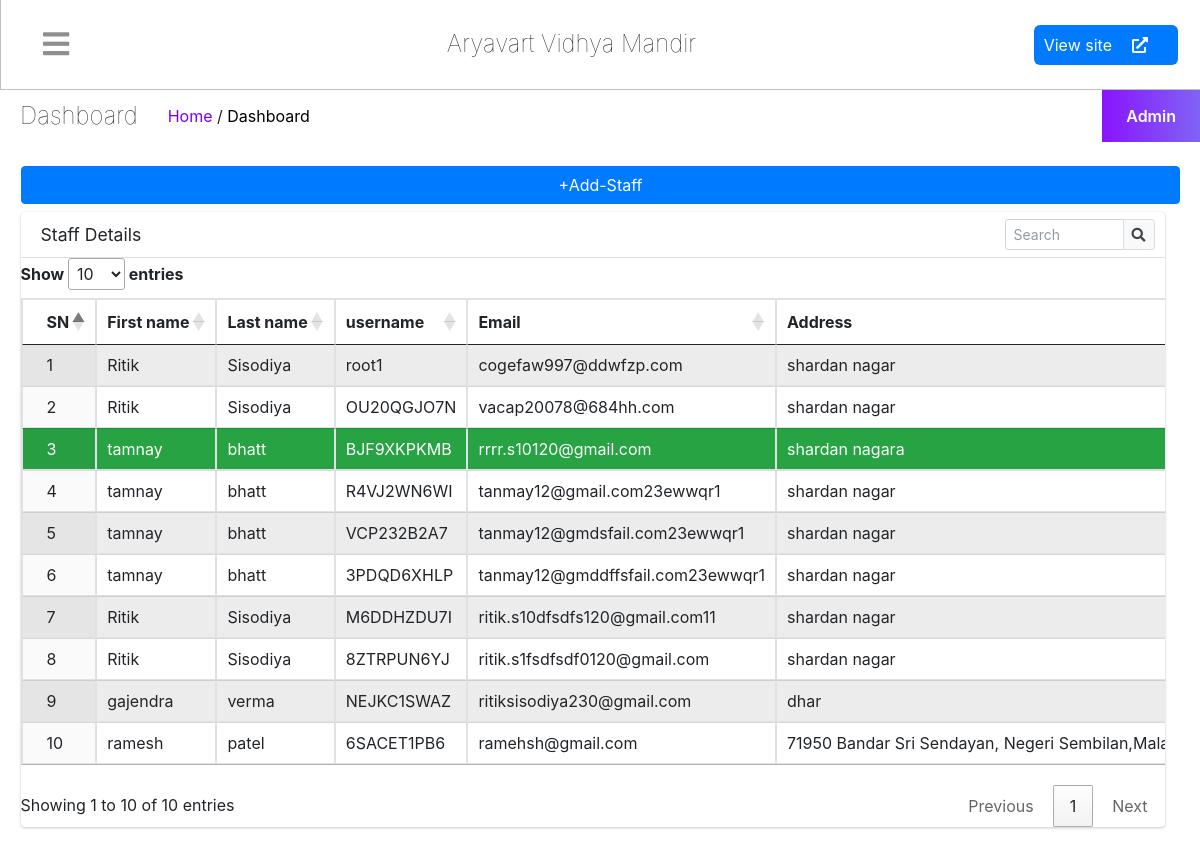
The page /staff/staff/ (signed in) on the database its author committed.
### schoolmain/models.py (models this page shows)
class schoolifo(models.Model):
    icon = models.ImageField(upload_to = 'schoolinfo')
    name = models.CharField(max_length=500)
    address = models.CharField(max_length=500)
    phone = models.CharField(max_length=15)
    phone2 = models.CharField(max_length=15)
    email = models.CharField(max_length=25)

### staff/models.py (models this page shows, shortened)
class staffregister(models.Model):
    user  = models.ForeignKey(User,on_delete=models.CASCADE)
    subject  = models.CharField(max_length = 10)
    phone  = models.CharField(max_length = 30 )
    address = models.CharField(max_length=100)
    permanent_address = models.CharField(max_length=100)
    status = models.BooleanField(default=False)
    phonestatus = models.BooleanField(default=False)

### staff/views.py (the view, shortened to what this page needs)
# urls.py: path('staff/',views.users,name='managestaff'),
def users(request):
    if request.user.is_superuser:
        form = userRegister()
        form1 = StaffRegister()
        users = staffregister.objects.all()
        return render(request,'staff/users.html',{'users':users,'forms':[form,form1]})
    return redirect('staff')

### myapp/context_processors.py (called while the page is built)
def alltimefunc(request):
    info = schoolifo.objects.all()[0]
    return {'schoolinfo':info}

### myapp/views.py (called while the page is built)
def checkuser(request):
    user= None
    userob= None
    if staffregister.objects.filter(user = request.user.id).exists():
        userob = staffregister.objects.filter(user = request.user.id)[0]
        user = 'staff'
    if studentregister.objects.filter(user = request.user.id).exists():
        userob = studentregister.objects.filter(user = request.user.id)[0]
        user = 'student'
    if user is None and userob is None:
        logout(request)
        return redirect('index')
    return [user,userob]

### staff/templates/staff/users.html (shortened to what this page needs)
{% extends 'staff/basic.html' %}
{% block table %}
<div class="row">
<button type="button" class="btn btn-primary float-right m-2" data-toggle="modal" data-target="#exampleModal"
    data-backdrop='static' data-keyboard='false'>
    +Add-Staff
</button>
</div>
{% if users %}
<div class="row">
    <div class="col-md-12">
        <div class="card">
            <div class="card-header">
                <h3 class="card-title">Staff Details</h3>
                <div class="card-tools">
                <div class="input-group input-group-sm" style="width: 150px;">
                    <input type="text" name="table_search" class="form-control float-right" placeholder="Search">
                    <div class="input-group-append">
                    <button type="submit" class="btn btn-default"><i class="fas fa-search"></i></button>
                    </div>
                </div>
                </div>
            </div>
            <div class="card-body table-responsive p-0">
                <table class="display table table-striped table-bordered dataTable my-3 text-nowrap">
                <thead>
                    <tr>
                        <th>SN</th>
                        <th>First name</th>
                        <th>Last name</th>
                        <th>username</th>
                        <th>Email</th>
                        <th>Address</th>
                                </tr>
                </thead>
                <tbody>
                    {% for row in users %}
                    <tr class="{% if user.username == row.user.username %}bg-success{% endif %}">
                        <td>{{forloop.counter}}</td>
                        <td>{{row.user.first_name}}</td>
                        <td>{{row.user.last_name}}</td>
                        <td class="">{{row.user.username}}</td>
                        <td>{{row.user.email}}</td>
                        <td>{{row.address}}</td>
                                </tr>
                    {% endfor %}
                </tbody>
                </table>
            </div>
            </div>
    </div>
</div>
{% endif %}
{% endblock %}

### staff/templates/staff/basic.html (shortened to what this page needs)
<!DOCTYPE html>
<html lang="en">
{% load static %}
<head>
    <link rel="stylesheet" href="https://cdnjs.cloudflare.com/ajax/libs/font-awesome/5.15.3/css/all.min.css"
 />
    <link href="https://cdn.jsdelivr.net/npm/bootstrap@5.0.2/dist/css/bootstrap.min.css" rel="stylesheet"
>
    <link rel="stylesheet" href="{% static 'dashboard/css/dashboard.css' %}">
  <link rel="stylesheet" href="/static/dist/css/adminlte.min.css">
<link rel="stylesheet" type="text/css" href="https://cdn.datatables.net/1.11.1/css/jquery.dataTables.css">
</head>
<body>
    <div class="{% if request.session.nav %}{{request.session.nav}}{% else %}main{% endif %}" id="mainsidebar">
       {% include 'staff/sidebar_template.html' with user=user id=id %}
        <div class="main-display">
            <div class="main-child">
                <div class="controls">
                    <div class="toggler"  onclick = "Updatenav(this)">
                        <i class="toggler-ico"></i>
                    </div>
                    <div class="second"><div class="left"><h3>{{schoolinfo.name}}</h3></div></div>
                    <div class="right">
                        <div class="view-site">
                            <a href="{% url 'index' %}">View site <i class="fa fa-external-link-alt"></i></a>
                        </div>
                    </div>
                </div>
                <div class="second">
                    <div class="left">
                        <h3>Dashboard</h3>
                        <div class="location"><a href="#"><span>Home</span></a> / <a href="#">Dashboard</a> </div>
                    </div>
                    <div class="right">
                        <div class="admin-settings">
                            <a href="#">Admin</a>
                        </div>
                    </div>
                </div>
                <div class="third mx-3 my-3">
                  <div class="row">
                {% block table %}
                {% endblock %}
                </div>
                </div>
                </div>
            </div>
        </div>
    <link rel="stylesheet" type="text/css" href="https://cdn.datatables.net/1.11.1/css/jquery.dataTables.css">
</body>
</html>

### myapp/static/dashboard/css/dashboard.css (style rules this page uses)
* { margin: 0; padding: 0; box-sizing: border-box; }
a { text-decoration: none!important; }
html, body { overflow: hidden; }
.main { display: flex; overflow-y: hidden; }
.main-display { height: 100vh; }
.main-display .main-child { position: fixed; width: 100%; transition: 0.4s; height: 100%; }
.main-display .controls .toggler-ico::before { font-family: "Font Awesome 5 Free"; font-weight: 900; content: "\f0c9"; font-style: normal; }
.main-display .controls .toggler { cursor: pointer; transition: 0.4s; }
.main-display .main-child .controls { display: flex; width: 100%; padding: 22px; justify-content: space-between; border-bottom: 1px solid #00000040; border-left: 1px solid #00000040; }
.main-display .main-child .controls i { font-size: 30px; margin: 0 20px; color: #00000070; }
.main-display .main-child .controls .right { display: flex; }
.main-display .main-child .controls .view-site { display: flex; align-items: center; }
.main-display .main-child .controls .view-site a { background: #007bff; color: #fff; font-size: 16px; height: 30px; display: flex; justify-content: space-around; align-items: center; padding: 20px 10px; text-decoration: none; border-radius: 6px; }
.main-display .main-child .controls .view-site a i { color: #fff; font-size: 16px; }
.main-display .main-child .controls .full-screen, .main-display .main-child .controls .toggler { justify-content: center; align-items: center; display: flex; }
.main-display .second { display: flex; justify-content: space-between; }
.main-display .second h3 { font-size: 24px; font-weight: lighter; margin: 0; }
.main-display .second .left { display: flex; justify-content: center; align-items: center; line-height: 25px; padding-left: 20px; }
.main-display .second .left .location { line-height: 25px; margin-left: 30px; }
.main-display .second .location a { color: #000; }
.main-display .second .location a span { color: #7801ff; }
.main-display .second .right .admin-settings { padding: 14px 24px; z-index: 99; }
.main-display .second .right .admin-settings { position: relative; }
.main-display .second .right .admin-settings { display: block; background: linear-gradient(to right, #8914fe 0%, #8063f5 100%); }
.main-display .second .right a { display: block; font-weight: 600; color: #fff; }
.main-child { overflow-y: scroll; }
.table-responsive { display: block; width: 100%; overflow-x: auto; }
.table { width: 100%; max-width: 100%; margin-bottom: 1rem; background-color: transparent; }
.table-striped tbody tr:nth-of-type(odd) { background-color: rgba(0,0,0,.05); }

### rows shown on the page
schoolifo: name "Aryavart Vidhya Mandir"
staffregister: user.first_name "Ritik", user.last_name "Sisodiya", user.username "root1", user.email "cogefaw997@ddwfzp.com", address "shardan nagar"
staffregister: user.first_name "Ritik", user.last_name "Sisodiya", user.username "OU20QGJO7N", user.email "vacap20078@684hh.com", address "shardan nagar"
staffregister: user.first_name "tamnay", user.last_name "bhatt", user.username "BJF9XKPKMB", user.email "rrrr.s10120@gmail.com", address "shardan nagara"
staffregister: user.first_name "tamnay", user.last_name "bhatt", user.username "R4VJ2WN6WI", user.email "tanmay12@gmail.com23ewwqr1", address "shardan nagar"
staffregister: user.first_name "tamnay", user.last_name "bhatt", user.username "VCP232B2A7", user.email "tanmay12@gmdsfail.com23ewwqr1", address "shardan nagar"
staffregister: user.first_name "tamnay", user.last_name "bhatt", user.username "3PDQD6XHLP", user.email "tanmay12@gmddffsfail.com23ewwqr1", address "shardan nagar"
staffregister: user.first_name "Ritik", user.last_name "Sisodiya", user.username "M6DDHZDU7I", user.email "ritik.s10dfsdfs120@gmail.com11", address "shardan nagar"
staffregister: user.first_name "Ritik", user.last_name "Sisodiya", user.username "8ZTRPUN6YJ", user.email "ritik.s1fsdfsdf0120@gmail.com", address "shardan nagar"
staffregister: user.first_name "gajendra", user.last_name "verma", user.username "NEJKC1SWAZ", user.email "ritiksisodiya230@gmail.com", address "dhar"
staffregister: user.first_name "ramesh", user.last_name "patel", user.username "6SACET1PB6", user.email "ramehsh@gmail.com", address "71950 Bandar Sri Sendayan, Negeri…"
